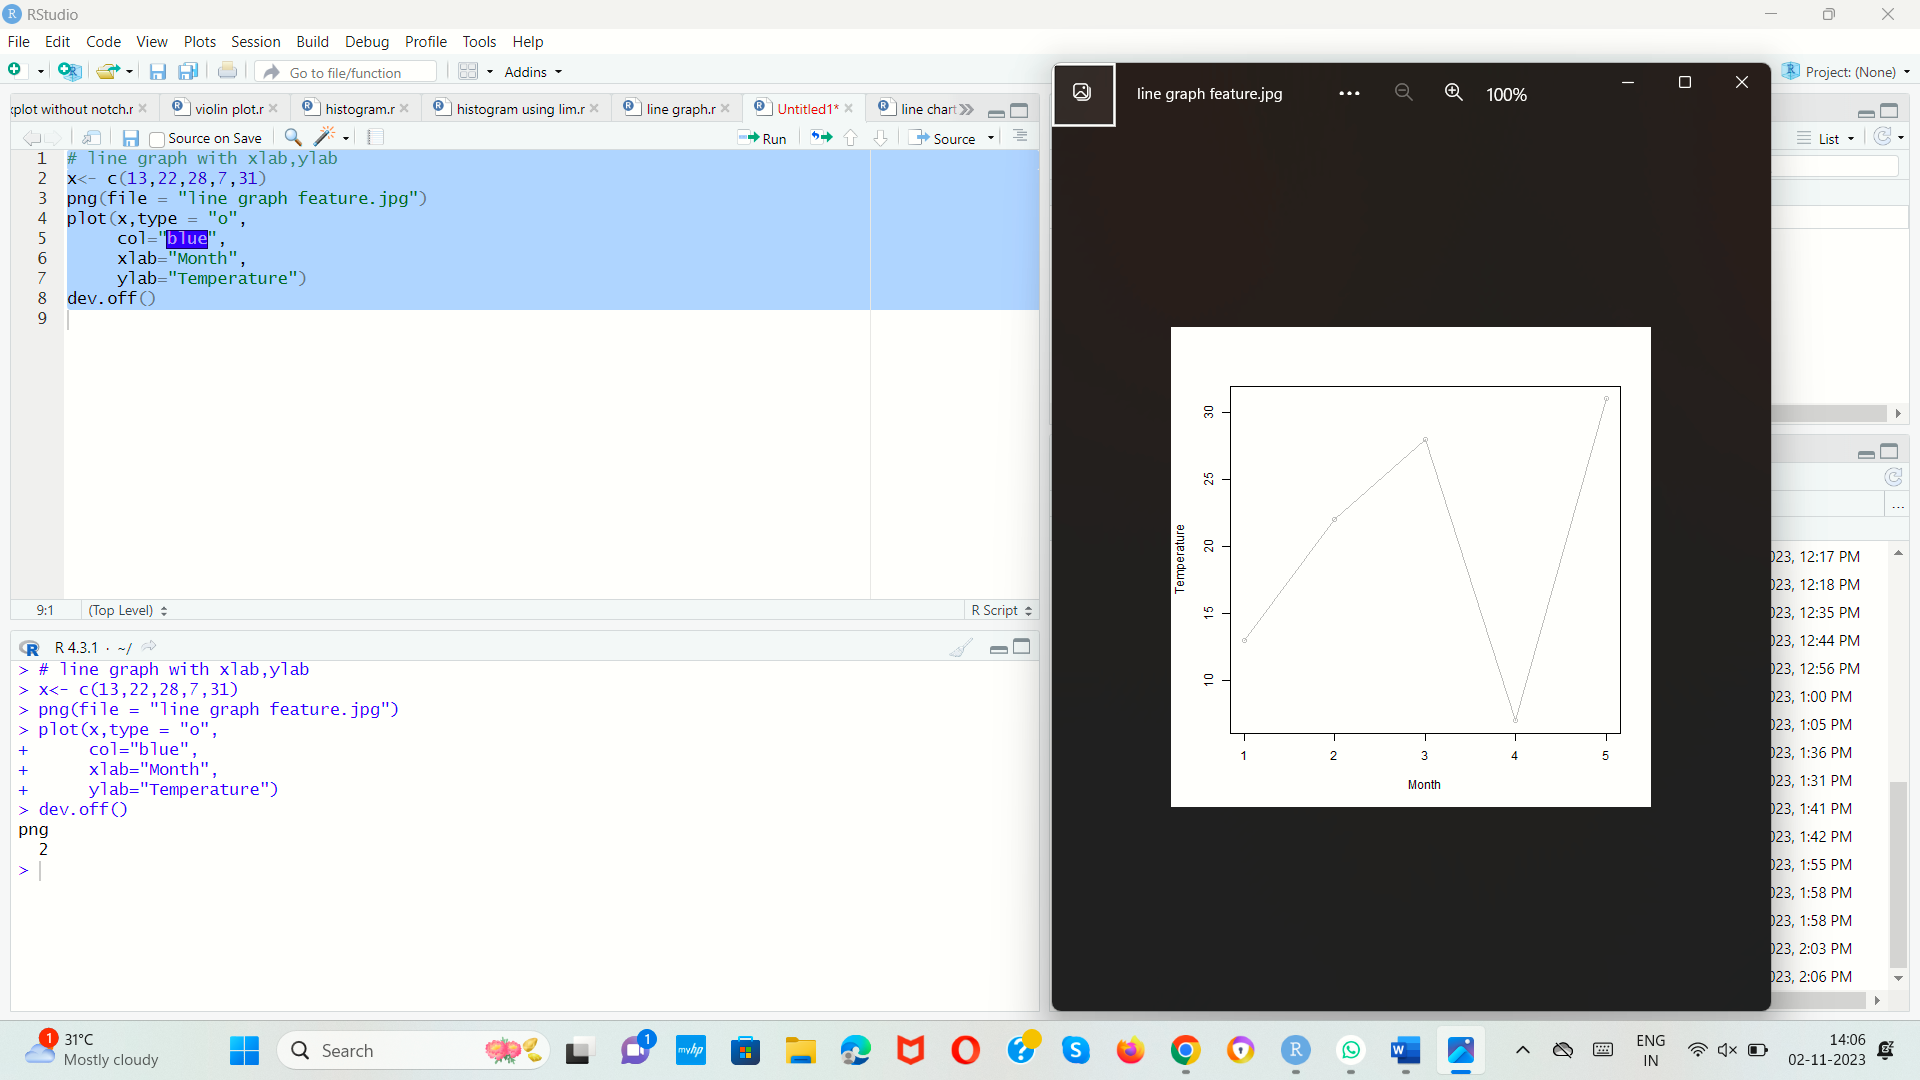

This figure's R source:
# line graph with xlab,ylab  
x<- c(13,22,28,7,31)  
png(file = "line graph feature.jpg")  
plot(x,type = "o",
     col="blue",
     xlab="Month",
     ylab="Temperature")  
dev.off()  
